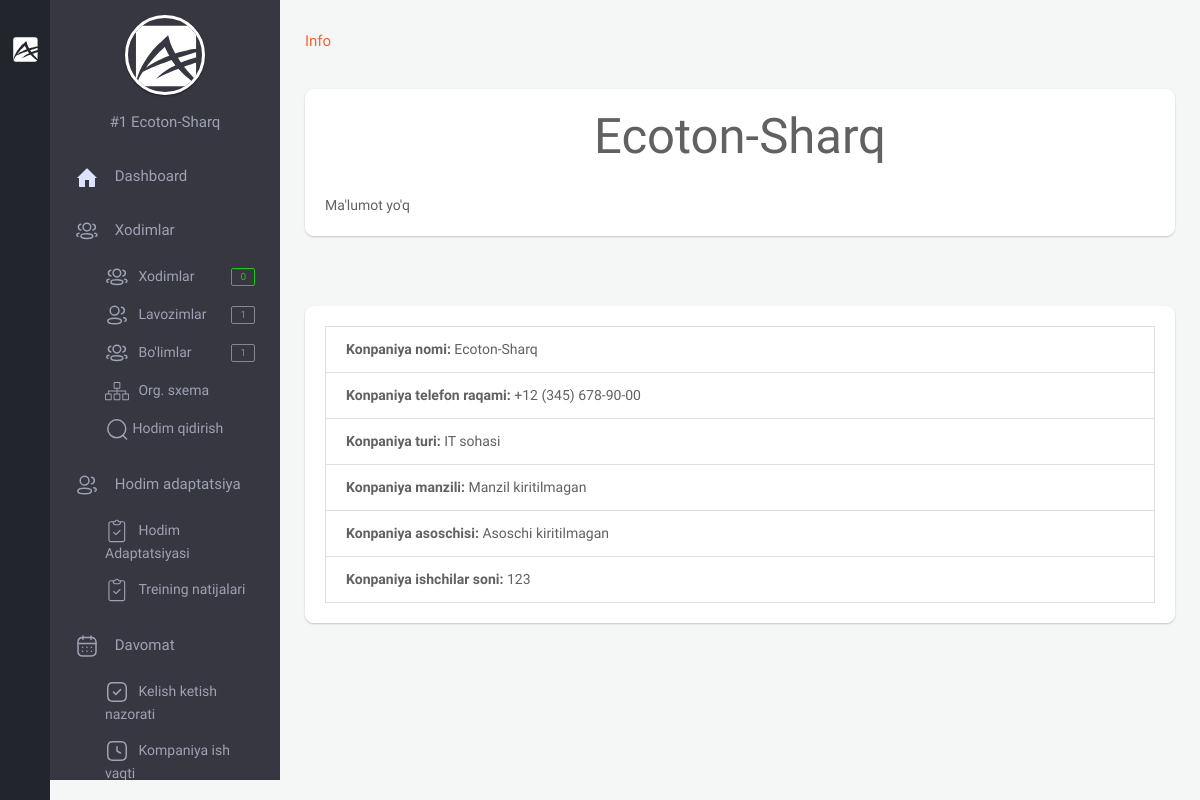
Page /backoffice/info (signed in) on the committed database.
### app/models.py (models this page shows, shortened)
class User(AbstractUser):
    branch = models.ForeignKey(Branch, on_delete=models.CASCADE, null=True, blank=True, verbose_name="Filial")
    company = models.ForeignKey("Company", on_delete=models.CASCADE, null=True, blank=True, verbose_name='Kompaniya')
    is_director = models.BooleanField(default=True)
    created_at = models.DateTimeField(auto_now_add=True)
    class Meta:
        verbose_name_plural = "HR"

class Company(models.Model):
    name = models.CharField(max_length=100, verbose_name="Kompaniya nomi")
    phone = models.CharField(max_length=25, null=True, blank=True, verbose_name="Kompaniya telefon raqami")
    type = models.ForeignKey(TypeCompany, on_delete=models.CASCADE, null=True, blank=True,
                             verbose_name="Kompaniya turi")
    address = models.CharField(max_length=255, null=True, blank=True, verbose_name="Kompaniya manzili")
    creator = models.CharField(max_length=255, null=True, blank=True, verbose_name="Kompaniya asoschisi")
    text = RichTextUploadingField(null=True, blank=True, verbose_name="Kompaniya haqida qisqacha ma'lumot")
    video = models.FileField(upload_to='company/video/', null=True, blank=True,
                             verbose_name="Kompaniya haqida qisqacha video")
    info = models.TextField(null=True, blank=True, verbose_name="Bot uchun qisqacha ma'lumot")
    logo = models.ImageField(upload_to='company/image/', null=True, blank=True, verbose_name="Kompaniya logotipi")
    amount_of_staff = models.IntegerField(verbose_name="Hodimlar soni", default=1)
    created_at = models.DateTimeField(auto_now_add=True)
    def __str__(self):
        return f'#{self.id}  {self.name}'
    @property
    def logo_url(self):
        if self.logo and hasattr(self.logo, 'url'):
            return self.logo.url
    class Meta:
        ordering = ['-created_at']
        verbose_name_plural = "Kompaniya ma'lumotini qo'shish"

class TypeCompany(models.Model):
    name = models.CharField(max_length=100, verbose_name="Kompaniya turini nomi")
    created_at = models.DateTimeField(auto_now_add=True)
    class Meta:
        verbose_name_plural = "Kompaniya turi"

### backoffice/views.py (the view)
# urls.py: path('info', views.CompanyTemplateView.as_view(), name='info'),
class CompanyTemplateView(LoginRequiredMixin, generic.TemplateView):
    template_name = 'backoffice/pages/company/index.html'
    def get_context_data(self, **kwargs):
        ctx = super(CompanyTemplateView, self).get_context_data(**kwargs)
        ctx['company'] = models.User.objects.get(company=self.request.user.company)
        ctx['item'] = models.Company.objects.get(id=self.request.user.company.id)
        return ctx

### backoffice/context_processors.py (called while the page is built, shortened)
def staff_amount(request):
    amount_staff = None
    if request.user.is_anonymous == False:
        company = request.user.company
        staff = models.Staff.objects.filter(company=company)
        amount_staff = staff.count()
    return {"amount_staff": amount_staff}

def position_amount(request):
    position_amounts = None
    if request.user.is_anonymous == False:
        company = request.user.company
        position = models.Position.objects.filter(company=company)
        position_amounts = position.count()
    return {
        'position_amounts': position_amounts
    }

def department_amount(request):
    department_amounts = None
    if request.user.is_anonymous == False:
        company = request.user.company
        department = models.Department.objects.filter(company=company)
        department_amounts = department.count()
    return {
        'department_amounts': department_amounts
    }

def bot_user_list_counter(request):
    department_amounts = None
    if request.user.is_anonymous == False:
        company = request.user.company
        department = models.NewStaff.objects.filter(company=company)
        department_amounts = department.count()
    return {
        'bot_user_list_counter': department_amounts
    }

def staff_gender_statistic(request):
    male = None
    female = None
    if request.user.is_anonymous == False and not request.user.is_superuser == True:
        company =request.user.company
        male = models.Staff.objects.filter(company=company, gender='male')
        female = models.Staff.objects.filter(company=company, gender='female')
        male = male.count()
        female = female.count()
        staff_amount = request.user.company.amount_of_staff
        width_male = int((100*male)/staff_amount)
        width_female = int((100*female)/staff_amount)
        return {
            "male_count": male,
            "female_count": female,
            "company_staff_count": staff_amount,
            "width_male": width_male,
            "width_female": width_female,
        }

### templates/backoffice/pages/company/index.html (shortened to what this page needs)
{% extends 'backoffice/base.html' %}
{% block content %}
    <section class="content">
        <div class="container-fluid">
            <div class="row clearfix">
                <div class="col-lg-12 col-md-12 col-sm-12">
                    <div class="card">
                        <div class="header">
                            <ul class="list-unstyled">
                                <li>
                                    <a href="">Info</a>
                                </li>
                            </ul>
                        </div>
                        <div class="body">
                            <div class="list-group">
                                <h1 class="text-center">{{ item.name }}</h1>
                               {% if company.company.text %}
                                    {{ company.company.text|safe }}
                               {% else %}
                                   Ma'lumot yo'q
                               {% endif %}
                            </div>
                        </div>
                    </div>
                </div>
            </div>
            <div class="row clearfix">
                <div class="col-lg-12 col-md-12">
                <div class="card">
                    <div class="header">
                    </div>
                    <div class="body">
                       <ul class="list-group">
                            <li class="list-group-item"><strong>Konpaniya nomi: </strong>{{ item.name }}</li>
                            <li class="list-group-item"><strong>Konpaniya telefon raqami: </strong>{{ item.phone }}</li>
                            <li class="list-group-item"><strong>Konpaniya turi: </strong>{{ item.type.name }}</li>
                            <li class="list-group-item"><strong>Konpaniya manzili: </strong>{% if item.address %}{{ item.address }}{% else %}Manzil kiritilmagan{% endif %} </li>
                            <li class="list-group-item"><strong>Konpaniya asoschisi: </strong>{% if item.creator %}{{ item.creator }}{% else %}Asoschi kiritilmagan{% endif %}</li>
                            <li class="list-group-item"><strong>Konpaniya ishchilar soni: </strong>{{ item.amount_of_staff }}</li>
                        </ul>
                    </div>
                </div>
            </div>
            </div>
        </div>
    </section>
{% endblock %}

### templates/backoffice/parts/minileftbar.html (shortened to what this page needs)
{% load static %}
<aside id="minileftbar" class="minileftbar">
    <ul class="menu_list">
        <li>
            <a href="javascript:void(0);" class="bars" style="display: inline;"></a>
            <a class="navbar-brand" href="{% url 'backoffice-main' %}"><img src="{% static 'backoffice/assets/images/logo.svg' %}" alt="Alpino"></a>
        </li>
        <li><a href="javascript:void(0);" class="menu-sm"><i class="zmdi zmdi-swap"></i></a></li>
        <li><a href="" title="Events"><i class="zmdi zmdi-calendar"></i></a></li>
        <li><a href="" title="Contact List"><i class="zmdi zmdi-account-box-phone"></i></a></li>
        <li><a href="javascript:void(0);" class="fullscreen" data-provide="fullscreen"><i
                class="zmdi zmdi-fullscreen"></i></a></li>
        <li class="power">
            <a href="{% url 'logout' %}" class="mega-menu"><i class="zmdi zmdi-power"></i></a>
        </li>
    </ul>
</aside>
<aside class="right_menu">
    <div id="leftsidebar" class="sidebar">
        <div class="menu">
            <ul class="list">
                <li>
                    <div class="user-info m-b-20">
                        <div class="image">
                        {% if request.user.company.logo_url %}
                            <a href="{% url 'company_update' request.user.company.id %}" class=" waves-effect waves-block"><img src="{% if request.user.company.logo_url %}{{ request.user.company.logo_url }}{% endif %}" alt="User" style="width: 100px;height: 100px;"></a>
                        {% else %}
                            <a href="{% url 'company_update' request.user.company.id %}" class=" waves-effect waves-block"><img src="{% static 'backoffice/assets/images/logo.svg' %}" alt="User"></a>
                        {% endif %}
                        </div>
                        <div class="detail">
                            <p style="color:#9FA2B4;">{{ request.user.company }}</p>
                        </div>
                    </div>
                </li>
                <li><a href="{% url 'backoffice-main' %}" class="toggled waves-effect waves-block">
                    <svg width="24" height="24" viewBox="0 0 24 24" fill="none" xmlns="http://www.w3.org/2000/svg">
                     <path d="M2 13L11.293 3.707C11.6835 3.31662 12.3165 3.31662 12.707 3.707L22 13H20V21C20 21.5523 19.5523 22 19 22H14V15H10V22H5C4.44772 22 4 21.5523 4 21V13H2Z" fill="#DDE2FF"/>
                    </svg>
                    <span>Dashboard</span>
                    </a>
                </li>
                <li><a href="javascript:void(0);" class="menu-toggle waves-effect waves-block toggled">
                    <span>Xodimlar</span></a>
                    <ul class="ml-menu" style="display: block;">
                        <li>
                                <a href="{% url 'staff' %}" class="waves-effect waves-block">
                                    <span>Xodimlar</span>
                                    <span class="badge badge-success float-right">{{ amount_staff }}</span>
                                </a>
                        </li>
                        <li>
                                <a href="{% url 'position' %}" class="waves-effect waves-block">
                                    <span>Lavozimlar</span>
                                    <span class="badge badge-default float-right">{{ position_amounts }}</span>
                                </a>
                        </li>
                        <li>
                                <a href="{% url 'department' %}" class="waves-effect waves-block">
                                    <span>Bo'limlar</span>
                                    <span class="badge badge-default float-right">{{ department_amounts }}</span>
                                </a>
                        </li>
                        <li>
                                <a href="{% url 'staff_org_system' %}" class="waves-effect waves-block">
                                    <span>Org. sxema</span>
                                </a>
                        </li>
                        <li>
                                <a href="{% url 'search_staff' %}" class="waves-effect waves-block">
                                    Hodim qidirish
                                </a>
                        </li>
                    </ul>
                </li>
                <li><a href="javascript:void(0);" class="menu-toggle waves-effect waves-block toggled">
                    <span>Hodim adaptatsiya</span></a>
                    <ul class="ml-menu" style="display: block;">
                        <li>
                            <a href="{% url 'training_info' %}" class=" waves-effect waves-block">
                                <span>Hodim Adaptatsiyasi</span>
                            </a>
                        </li>
                        <li>
                            <a href="{% url 'staff_training_answer' %}" class=" waves-effect waves-block">
                                <span>Treining natijalari</span>
                            </a>
                        </li>
                    </ul>
                </li>
                <li>
                    <a href="javascript:void(0);" class="menu-toggle waves-effect waves-block toggled">
                    <span>Davomat</span></a>
                    <ul class="ml-menu" style="display: block;">
                        <li>
                            <a href="{% url 'control_staff_flow' %}" class=" waves-effect waves-block">
                                <span>Kelish ketish nazorati</span>
                            </a>
                        </li>
                        <li>
                            <a href="{% url 'company_schedule' %}" class=" waves-effect waves-block">
                                <span>Kompaniya ish vaqti</span>
                            </a>
                        </li>
                    </ul>
                </li>
            </ul>
        </div>
    </div>
</aside>

### backoffice/static/backoffice/assets/css/color_skins.css (style rules this page uses)
.theme-black .minileftbar { background: #22252b }
.theme-black .minileftbar .menu_list li a { color: #afafaf }

### rows in the picture
User: user.company "#1 Ecoton-Sharq"
Company: name "Ecoton-Sharq", phone "+12 (345) 678-90-00", type.name "IT sohasi", amount_of_staff "123"

### other values in the picture
{{ amount_staff }} "0"
{{ position_amounts }} "1"
{{ department_amounts }} "1"
